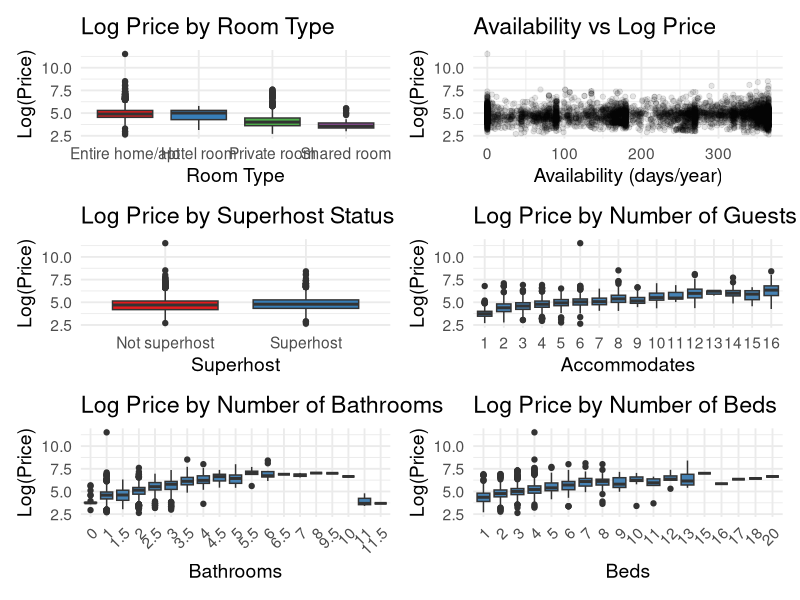

Write the R code that produced this figure. (Note: this script raises an error after producing the figure.)
## ---- chunk 1
knitr::opts_chunk$set(echo = TRUE, warning = FALSE, message = FALSE)
library(patchwork)
library(ggplot2)
## ---- chunk 2
df <- read.csv("data/train_regression.csv")
df$price <- as.numeric(gsub("[$, ]", "", df$price))
df$bathrooms <- as.numeric(gsub("[^0-9.]", "", df$bathrooms_text))
df$host_response_rate <- as.numeric(gsub("%", "", df$host_response_rate))
df$host_acceptance_rate <- as.numeric(gsub("%", "", df$host_acceptance_rate))
df$host_is_superhost <- ifelse(df$host_is_superhost == "t", 1, 0)
df$instant_bookable <- ifelse(df$instant_bookable == "t", 1, 0)

df_no_na_beds <- df[!is.na(df$beds), ]
df_no_na_bath <- df[!is.na(df$bathrooms), ]
## ---- chunk 3
p1 <- ggplot(df, aes(x = room_type, y = log(price), fill = room_type)) +
  geom_boxplot() +
  scale_fill_brewer(palette = "Set1") +
  labs(title = "Log Price by Room Type",
       x = "Room Type",
       y = "Log(Price)") +
  theme_minimal(base_size = 14) +
  theme(legend.position = "none")

p2 <- ggplot(df, aes(x = availability_365, y = log(price))) +
  geom_point(color = "black", alpha = 0.1) +
  labs(title = "Availability vs Log Price",
       x = "Availability (days/year)",
       y = "Log(Price)") +
  theme_minimal(base_size = 14)

p3 <- ggplot(df, aes(x = factor(host_is_superhost,
                               levels = c(0, 1),
                               labels = c("Not superhost", "Superhost")),
                     y = log(price),
                     fill = factor(host_is_superhost))) +
  geom_boxplot() +
  scale_fill_brewer(palette = "Set1") +
  labs(title = "Log Price by Superhost Status",
       x = "Superhost",
       y = "Log(Price)") +
  theme_minimal(base_size = 14) +
  theme(legend.position = "none")

p4 <- ggplot(df, aes(x = factor(accommodates), y = log(price))) +
  geom_boxplot(fill = "steelblue") +
  labs(title = "Log Price by Number of Guests (Accommodates)",
       x = "Accommodates",
       y = "Log(Price)") +
  theme_minimal(base_size = 14) 

p5 <- ggplot(df_no_na_bath, aes(x = factor(bathrooms), y = log(price))) +
  geom_boxplot(fill = "steelblue") +
  labs(title = "Log Price by Number of Bathrooms",
       x = "Bathrooms",
       y = "Log(Price)") +
  theme_minimal(base_size = 14) +
  theme(axis.text.x = element_text(angle = 45, hjust = 1))

p6 <- ggplot(df_no_na_beds, aes(x = factor(beds), y = log(price))) +
  geom_boxplot(fill = "steelblue") +
  labs(title = "Log Price by Number of Beds",
       x = "Beds",
       y = "Log(Price)") +
  theme_minimal(base_size = 14) +
  theme(axis.text.x = element_text(angle = 45, hjust = 1))

(p1 | p2) /
(p3 | p4) /
(p5 | p6)
## ---- chunk 4
knitr::include_graphics("correlation_heatmap.png")
## ---- chunk 5
knitr::include_graphics("price_distribution.png")
## ---- chunk 6
knitr::include_graphics("cropped_tree.png")
## ---- chunk 7
library(party)
library(dplyr)

airbnb <- read.csv("./data/train_regression.csv", stringsAsFactors = FALSE)

cols_to_keep <- c(
  "host_response_rate", "host_acceptance_rate", "host_is_superhost",
  "accommodates", "beds", "price", "minimum_nights", "maximum_nights",
  "has_availability", "number_of_reviews", "review_scores_rating",
  "instant_bookable", "reviews_per_month"
)

df_r <- airbnb[, cols_to_keep]

df_r$price <- as.numeric(gsub("[$,]", "", df_r$price))
df_r$price <- log(df_r$price)

df_r$host_response_rate  <- as.numeric(gsub("%", "", df_r$host_response_rate))  / 100
df_r$host_acceptance_rate <- as.numeric(gsub("%", "", df_r$host_acceptance_rate)) / 100

bool_cols <- c("host_is_superhost", "has_availability", "instant_bookable")
df_r[bool_cols] <- lapply(df_r[bool_cols], as.factor)

df_r <- na.omit(df_r)

set.seed(42)
n <- nrow(df_r)
train_idx <- sample(seq_len(n), size = floor(0.8 * n))
train_r <- df_r[ train_idx, ]
test_r  <- df_r[-train_idx, ]
## ---- chunk 8
ct <- ctree(price ~ ., data = train_r)

extract_splits <- function(node) {
  if (is.null(node$psplit)) return(character(0))
  c(node$psplit$variableName,
    extract_splits(node$left),
    extract_splits(node$right))
}

used_vars <- extract_splits(ct@tree)
importance_ct <- sort(table(used_vars), decreasing = TRUE)

imp_df <- as.data.frame(importance_ct)
colnames(imp_df) <- c("Variable", "Count")
imp_df$Normalized <- (imp_df$Count / max(imp_df$Count)) * 100
imp_df <- imp_df[order(imp_df$Normalized), ]

top_k <- 3
imp_df$Color <- ifelse(
  imp_df$Normalized >= sort(imp_df$Normalized, decreasing = TRUE)[top_k],
  rgb(251, 0, 0, maxColorValue = 255),
  rgb(109, 109, 109, maxColorValue = 255)
)

p <- ggplot(imp_df, aes(x = Normalized, y = reorder(Variable, Normalized), fill = Color)) +
  geom_bar(stat = "identity", width = 0.8) +
  scale_fill_identity() +
  scale_x_continuous(expand = expansion(add = c(0, 3)), limits = c(0, 100), breaks = seq(0, 100, 20)) +
  scale_y_discrete(expand = expansion(add = c(1, 1))) +
  labs(
    title = "Feature Importance (ctree)",
    x = "Normalized Split Count (0-100)",
    y = NULL
  ) +
  theme_bw() +
  theme(
    plot.title = element_text(face = "plain", hjust = 0.5),
    panel.border = element_rect(color = "black", fill = NA),
    panel.grid = element_blank(),
    legend.position = "none",
    axis.text.y = element_text(size = 11, color = "black")

  )

ggsave("ctree_feature_importance.png", plot = p, width = 6, height = 5, dpi = 150)

png("ctree_tree.png", width=4000, height=2000, res=150)
plot(ct, type="simple")
invisible(dev.off())
